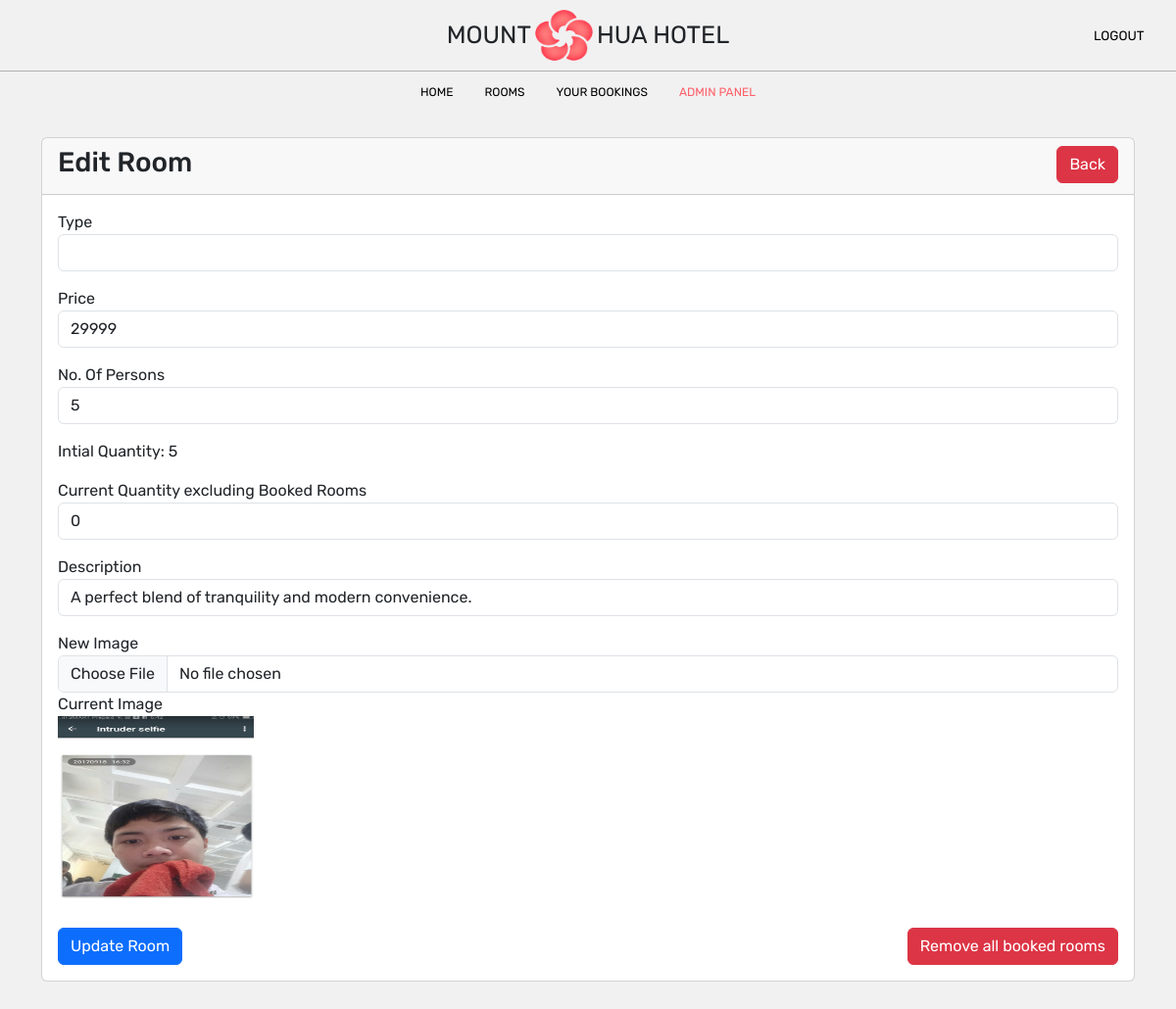
Page /website/admin/admin_edit.php?room_id=87 on the committed database.
### tables this page shows
CREATE TABLE `room` (
  `room_id` int(11) NOT NULL,
  `is_Available` varchar(10) NOT NULL,
  `type` varchar(255) NOT NULL,
  `price` int(11) NOT NULL,
  `persons` int(11) NOT NULL,
  `initialQuantity` int(11) NOT NULL,
  `quantity` int(11) NOT NULL,
  `description` text DEFAULT NULL,
  `image` varchar(255) NOT NULL,
  `users_id` int(11) DEFAULT NULL
);

### website/admin/includes/dbh.inc.php (called while the page is built)
<?php
class Dbh
{
    private $dsn = "mysql:host=localhost;dbname=hoteldatabase";
    private $dbusername = "root";
    private $dbpassword = "";
    protected function connect()
    {
        try {
            $pdo = new PDO($this->dsn, $this->dbusername, $this->dbpassword);
            $pdo->setAttribute(PDO::ATTR_ERRMODE, PDO::ERRMODE_EXCEPTION);
            return $pdo;
        } catch (PDOException $e) {
            echo "Connection Failed: " . $e->getMessage();
        }
    }
}

### website/admin/includes/admin_model.inc.php (called while the page is built, shortened)
<?php
require_once 'dbh.inc.php';
class admin_model extends Dbh
{
    public function get_room_id($room_id)
    {
        $query = "SELECT * FROM room WHERE room_id = :room_id LIMIT 1;";
        $stmt = $this->connect()->prepare($query);
        $stmt->bindParam(":room_id", $room_id);
        $stmt->execute();
        $result = $stmt->fetch(PDO::FETCH_ASSOC);
        return $result;
    }
}

### website/admin/admin_edit.php (the view, shortened to what this page needs)
<?php
require_once '../admin/includes/dbh.inc.php';
require_once '../admin/includes/admin_model.inc.php';
require_once '../admin/includes/admin_view.inc.php';
if (isset($_GET['room_id'])) {
    $room_id = $_GET['room_id'];
    $admin_model = new admin_model();
    $result = $admin_model->get_room_id($room_id);
}
?>
<!DOCTYPE html>
<html lang="en">
<head>
    <link rel="stylesheet" href="	https://cdn.jsdelivr.net/npm/bootstrap@5.3.2/dist/css/bootstrap.min.css">
    <link rel="stylesheet" href="../homePage.css">
</head>
<body>
    <nav>
        <div class="parent_nav_top">
            <div class="logo">
                <h1 class="mount">MOUNT </h1>
                <img src="../picture/mounthua.webp" alt="Mount Hua Logo" class="mount_hua_logo">
                <h1 class="hua_hotel"> HUA HOTEL</h1>
            </div>
            <div class="side_nav">
                <form action="../includes/logout.inc.php" method="post">
                    <button class="logout">LOGOUT</button>
                </form>
            </div>
        </div>
        <div class="top_nav">
            <a href="./admin_home_page.php">HOME</a>
            <a href="./admin_room_page.php">ROOMS</a>
            <a href="./admin_bookings_page.php">YOUR BOOKINGS</a>
            <a href="./admin_adminPanel_page.php" class="active">ADMIN PANEL</a>
        </div>
    </nav>
    <div class="container">
        <div class="row">
            <div class="edit_container col-md-12 mt-4">
                <div class="card">
                    <div class="card-header">
                        <h3>Edit Room
                            <a href="../admin/admin_adminPanel_page.php" class="btn btn-danger float-end">Back</a>
                        </h3>
                    </div>
                    <div class="card-body">
                        <form action="../admin/includes/admin_edit.inc.php" method="POST"  enctype="multipart/form-data">
                            <div class="mb-3">
                                <label>Type</label>
                                <input type="text" name="type" value="<?= $result['type']; ?> " class="form-control" />
                            </div>
                            <div class="mb-3">
                                <label>Price</label>
                                <input type="text" name="price" value="<?= $result['price']; ?> " class="form-control" />
                            </div>
                            <div class="mb-3">
                                <label>No. Of Persons</label>
                                <input type="text" name="persons" value="<?= $result['persons']; ?> " class="form-control" />
                            </div>
                            <div class="mb-3">
                                <label>Intial Quantity: <?= $result['initialQuantity']; ?> </label>
                            </div>
                            <div class="mb-3">
                                <label>Current Quantity excluding Booked Rooms</label>
                                <input type="text" name="quantity" value="<?= $result['quantity']; ?> " class="form-control" />
                            </div>
                            <div class="mb-3">
                                <label>Description</label>
                                <input type="text" name="description" value="<?= $result['description']; ?> " class="form-control" />
                            </div>
                            <div class="mb-3">
                                <label>New Image</label>
                                <input type="file" name="image" class="form-control" />
                                <label>Current Image</label><br>
                                <img class="img_admin" src="../admin/includes/pictures/<?= $result['image']; ?>"><br>
                            </div>
                            <button type="submit" name="remove_all_book_btn" class="remove_all_book btn btn-danger float-end">Remove all booked rooms</button>
                            <button type="submit" name="update_room_btn" class="btn btn-primary">Update Room</button>
                        </form>
                    </div>
                </div>
            </div>
        </div>
    </div>
</body>
</html>

### website/homePage.css (style rules this page uses)
body { font-family: 'Rubik', sans-serif; margin: 0; background-color: #F1F1F1; height: 100vh; }
.logo { display: flex; flex-direction: row; align-items: center; justify-content: center; height: 70.50px; width: 288.531px; }
img.mount_hua_logo { height: 56px; width: 67px; }
h1.mount { font-size: 25px; font-weight: normal; margin: 20.75px 0; }
h1.hua_hotel { font-size: 25px; font-weight: normal; margin: 20.75px 0; }
nav { position: sticky; top: 0; background-color: #F1F1F1; z-index: 1000; height: 115.5px; }
.top_nav { display: flex; justify-content: center; align-items: center; height: 42px; }
.top_nav a { float: left; text-align: center; padding: 14px 16px; text-decoration: none; color: black; font-size: 12px; }
.top_nav a.active { color: #FF5F68; }
.parent_nav_top { display: flex; flex-direction: row; justify-content: space-between; align-items: center; border-bottom: 1px solid #AFAFAF; height: 72.5px; }
button.logout { font-family: 'Rubik', sans-serif; background-color: #F1F1F1; border-style: none; font-size: 13.33px; }
.side_nav { width: 90px; }
.img_admin { width: 200px; height: 200px; object-fit: fit; }
.edit_container { padding-bottom: 50px; }

### rows in the picture
room: price "29999", persons "5", initialQuantity "5", quantity "0", description "A perfect blend of tranquility and modern convenience.", image (picture)
